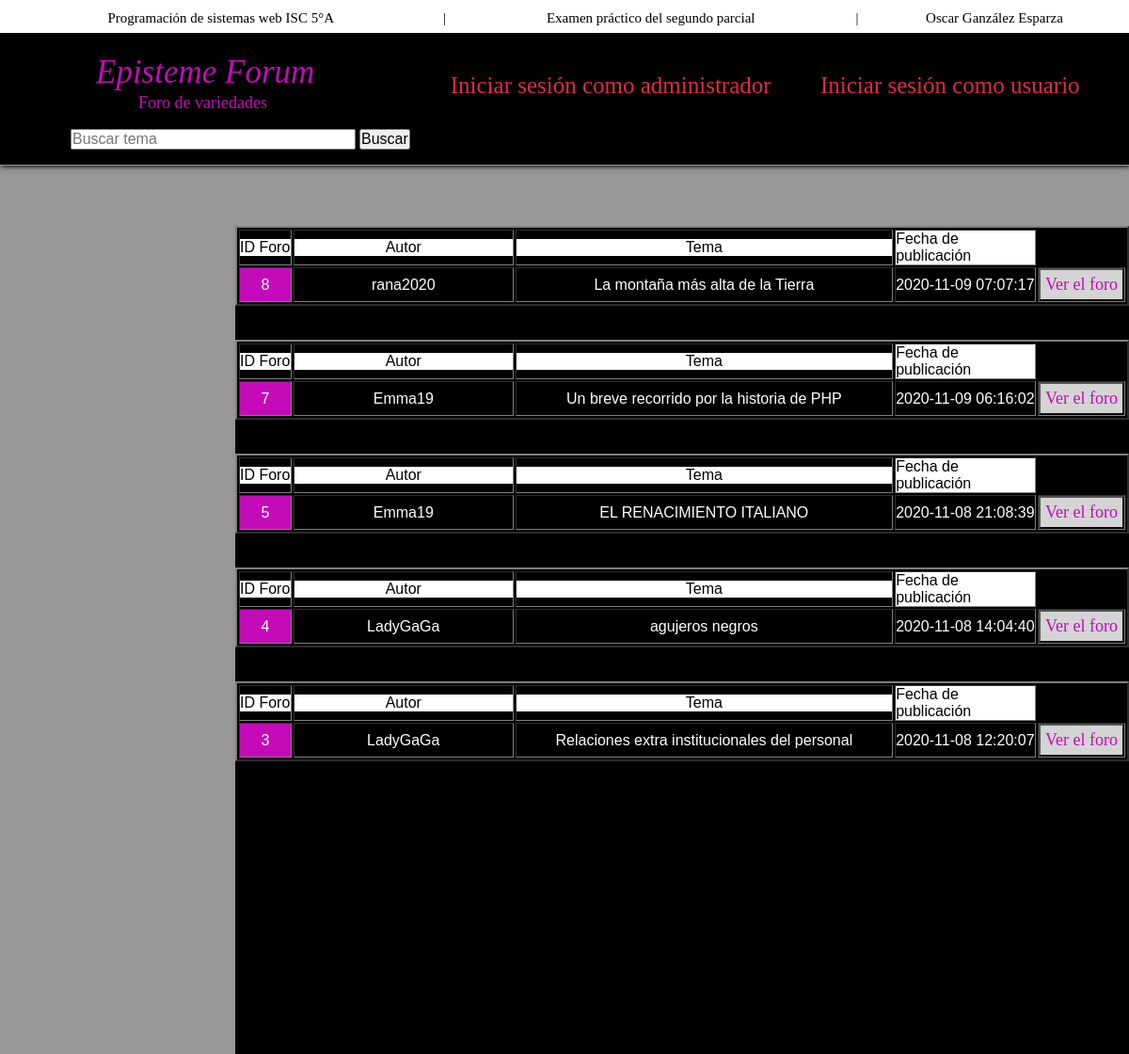
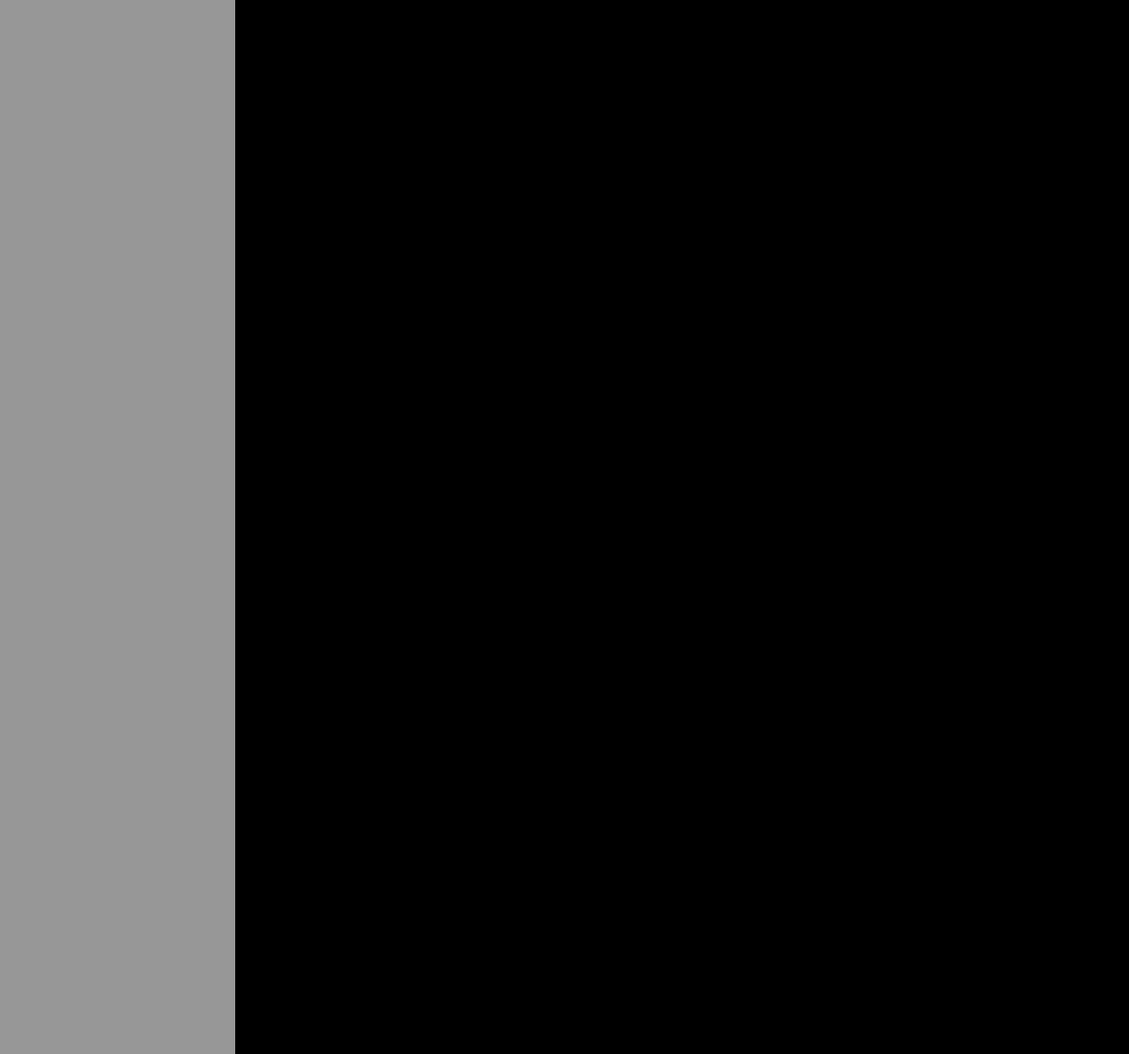
The page / on the database its author committed (2 pictures, top to bottom).
### tables this page shows
CREATE TABLE `consulta` (
  `idconsulta` int(11) NOT NULL,
  `titulo` varchar(45) DEFAULT NULL,
  `descripcion` varchar(1000) DEFAULT NULL,
  `fecha_hora` datetime DEFAULT NULL,
  `id_usuario` int(11) DEFAULT NULL
);

CREATE TABLE `usuario` (
  `idusuario` int(11) NOT NULL,
  `usr` varchar(45) DEFAULT NULL,
  `pwd` varchar(45) DEFAULT NULL,
  `nombre` varchar(45) DEFAULT NULL,
  `ape_pat` varchar(45) DEFAULT NULL,
  `ape_mat` varchar(45) DEFAULT NULL,
  `is_admin` tinyint(1) DEFAULT NULL
);

### index.php (the view, shortened to what this page needs)
<html>
	<head>
		<link rel="stylesheet" type="text/css" href="estilosCSS.css">
	</head>
	<body class="index">
		 <header class=Encabezado>
			<section class=InfoExamen>
				<table border=0 width=100%>
					<tr align=center>
						<td class=letrasInfoExamen>Programación de sistemas web ISC 5°A</td>
						<td class=letrasInfoExamen>|</td>
						<td class=letrasInfoExamen>Examen práctico del segundo parcial</td>
						<td class=letrasInfoExamen>|</td>
						<td class=letrasInfoExamen>Oscar Ganzález Esparza</td>
					</tr>
				</table>
			</section>
			<section class=MenuPrincipal>
				<?php if (!(isset($_SESSION["idCuenta"]))) { ?>
					<table border=0 width=100%>
						<td class="foroTitulo" align="left">
							Episteme Forum <br><p class="foroSubtitulo">Foro de variedades</p>
						</td>
						<td align="right" class="opcionesAcceso"><a class="opcionesAcceso" href="iniciarSesionAdmin.php">Iniciar sesión como administrador</a></td>
						<td align="center" class="opcionesAcceso"><a class="opcionesAcceso" href="iniciarSesionUsuario.php">Iniciar sesión como usuario</a></td>
					</table>
					<ul class="busqueda">
						<form action="index.php?in=buscar" method="GET" >
			            	<input class="busqueda" type="text" name="busquedaForo" size=30 placeholder="Buscar tema">
			            	<input class="busqueda"type="submit" value="Buscar">
			        	</form>
			    	</ul>
				<?php }?>
			</section>
		</header>
		<div class="marcoForo">
		 	<?php
    			$conexion = conectar();
    			if(@$_REQUEST["in"]=="buscar"){
					$busca=$_GET["busquedaForo"];
					$consulta="SELECT * FROM consulta WHERE titulo LIKE '%$busca%'ORDER BY fecha_hora DESC;";
		 		}
		 		else{
					$consulta="SELECT * FROM consulta ORDER BY fecha_hora DESC;";
		 		}
    			$resultado=$conexion->query($consulta);
				if($resultado->num_rows > 0){
					while($row = $resultado->fetch_assoc()){
						echo "<table border=2 class='tabla' width=100%>
						<tr>
							<td class='celdaFor1'><p class='tablaTitulos'>ID Foro</p></td>
							<td class='celdaForo2'><p class='tablaTitulos'>Autor</p></td>
							<td class='celdaForo3'><p class='tablaTitulos'>Tema</p></td>
							<td><p class='tablaTitulos'>Fecha de publicación</p></td>
						</tr>";
						$consulta2="SELECT usr FROM usuario WHERE idusuario= $row[id_usuario]";
						$resultado2=$conexion->query($consulta2);
						$usuarioT=mysqli_fetch_array($resultado2);
						echo "<tr>
							<td class='celdaForo1'>".$row["idconsulta"]."</td>
							<td class='celdaForo2'>".$usuarioT["usr"]."</td>
							<td class='celdaForo3'>".$row["titulo"]."</td>
							<td>".$row["fecha_hora"]."</td>
							<td align=center>
								<form action='verForo.php' method='get' class='boton'>
									<input type='hidden' name='idFo' value= ".$row['idconsulta'].">
									<input class='boton' type='submit' value='Ver el foro'>
								</form>
							</td>
						</tr>";
						echo "</table> <br><br>";
					}
				}
 			?>
		</div>
	</body>
</html>

### estilosCSS.css (style rules this page uses)
* { padding: 0; margin: 0; }
body.index { background: #979797; }
header.Encabezado { width: 100%; height: 176px; box-shadow: 1px 1px 5px #000000; }
section.InfoExamen { width: 100%; height: 35px; background-color: #FFFFFF }
td.letrasInfoExamen { color:#000000; font-size: 15px; padding-top: 9px }
section.MenuPrincipal { width: 100%; height: 140px; background-color: #000000; }
td.foroTitulo { color:#C40BB9; font-size: 35px; font-style: italic; font-family: fantasy; padding-top: 20px; padding-bottom: 15px; padding-left: 100px; }
p.foroSubtitulo { color:#C40BB9; font-size: 18px; font-style: normal; padding-top: 2px; padding-bottom: 0px; padding-left: 45px; }
ul.busqueda { padding-left: 75px; }
input.busqueda { font-size: 16px }
a.opcionesAcceso { color: #E32847; border-spacing: 5px; text-decoration: none; font-size: 25px; font-family: fantasy; }
td.opcionesAcceso { padding-top: 15; padding-bottom: 5px; padding-right: 20px; }
div.marcoForo { left: 250px; top: 240px; height: 2000px; width: 950px; background: #000000; position: absolute; }
td.celdaForo1 { width:6%; text-align: center; background: #C40BB9; }
td.celdaForo2 { width:25%; text-align: center; }
td.celdaForo3 { width:43%; text-align: center; }
input.boton { font-size: 18px; background-color: #D4D4D4; color: #C40BB9; font-family: fantasy; text-align: center; padding: 5px 5px 5px 5px; }
table.tabla { color: #FFFFFF; font-family: Arial; }
p.tablaTitulos { color: #000000; background: #FFFFFF; }

### rows shown on the page
consulta: idconsulta "8", id_usuario.usr "rana2020", titulo "La montaña más alta de la Tierra", fecha_hora "2020-11-09 07:07:17"
consulta: idconsulta "7", id_usuario.usr "Emma19", titulo "Un breve recorrido por la historia de PHP", fecha_hora "2020-11-09 06:16:02"
consulta: idconsulta "5", id_usuario.usr "Emma19", titulo "EL RENACIMIENTO ITALIANO", fecha_hora "2020-11-08 21:08:39"
consulta: idconsulta "4", id_usuario.usr "LadyGaGa", titulo "agujeros negros", fecha_hora "2020-11-08 14:04:40"
consulta: idconsulta "3", id_usuario.usr "LadyGaGa", titulo "Relaciones extra institucionales del personal", fecha_hora "2020-11-08 12:20:07"
